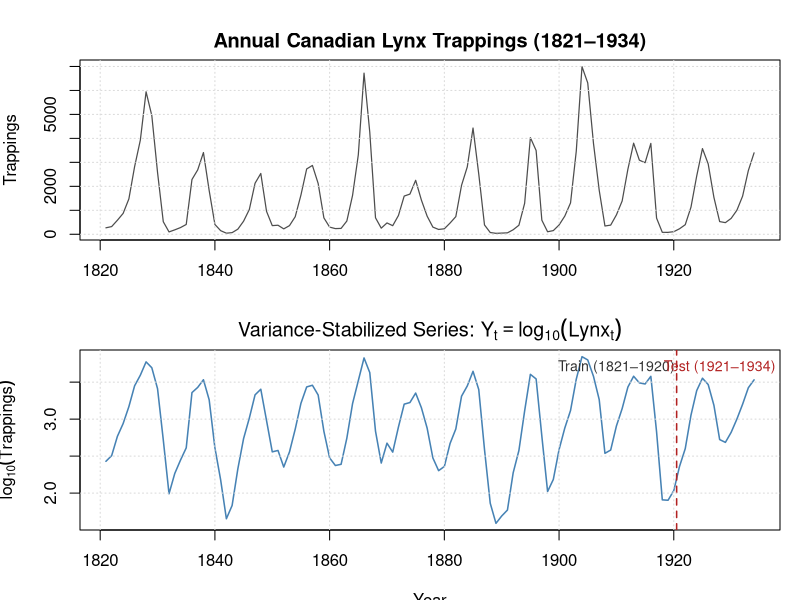
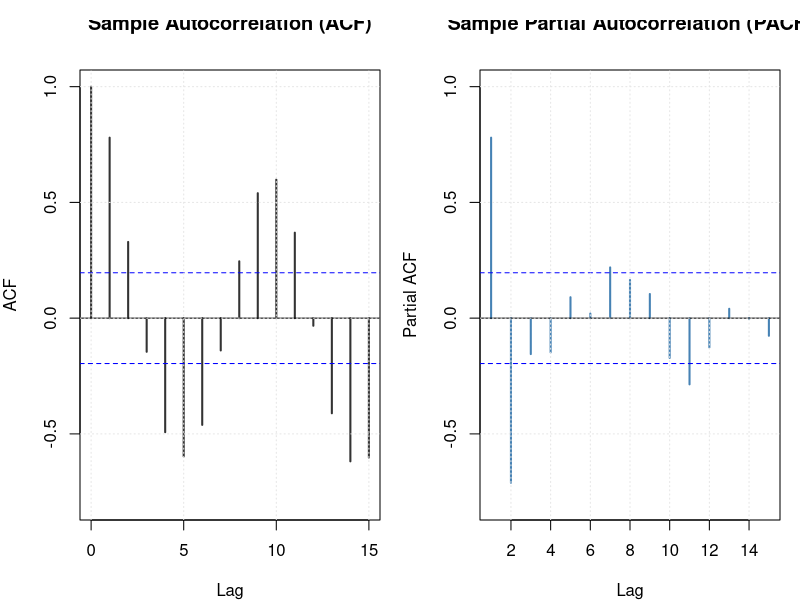
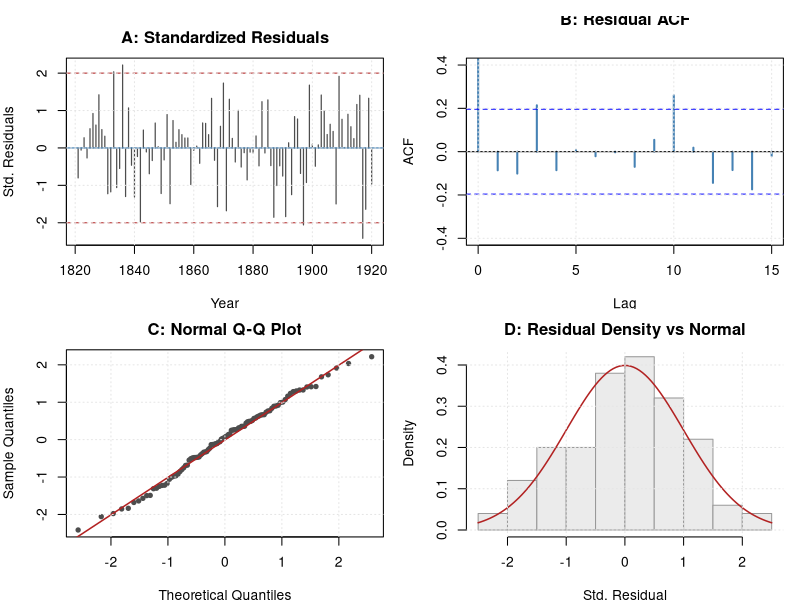
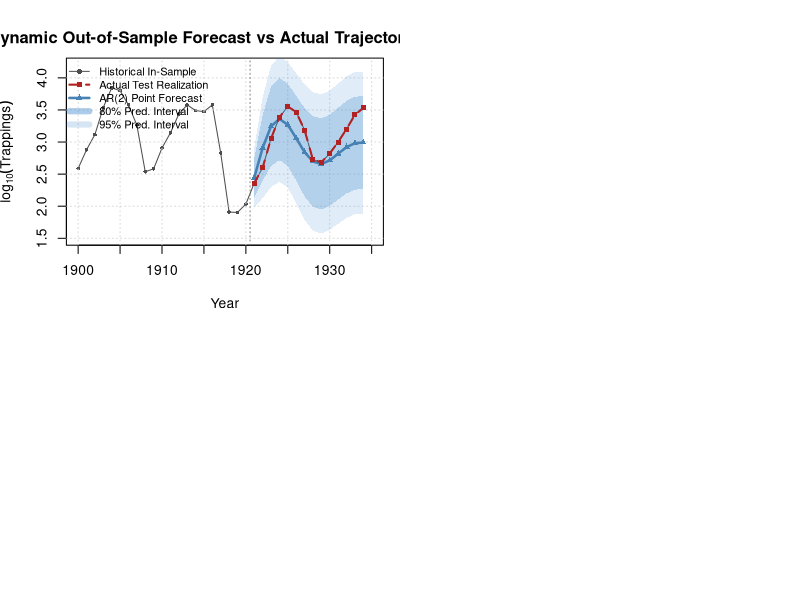

Here is the R script that generated these plots, in order:
## ---- chunk 1
#| label: setup
#| include: false
set.seed(2025)
library(knitr)
library(tseries)
## ---- chunk 2
#| label: data-preparation
# 1. Load data
data(lynx)
raw_ts <- lynx

# 2. Structural metadata
n_total   <- length(raw_ts)
start_yr  <- start(raw_ts)[1]
end_yr    <- end(raw_ts)[1]
freq_val  <- frequency(raw_ts)
has_na    <- any(is.na(raw_ts))
has_dups  <- any(duplicated(time(raw_ts)))

# 3. Variance stabilization (log10 transformation)
# Following Campbell & Walker (1977) and Cryer & Chan (2008),
# log10 transformation stabilizes cyclical amplitude.
y <- log10(raw_ts)

# 4. Out-of-sample partitioning: 100 observations train, 14 observations test
train <- window(y, end = 1920)
test  <- window(y, start = 1921)

# 5. Descriptive statistics function
calc_descriptives <- function(x) {
  n <- length(x)
  m <- mean(x)
  s <- sd(x)
  skew <- sum((x - m)^3) / (n * s^3)
  kurt <- sum((x - m)^4) / (n * s^4) - 3
  c(
    N        = n,
    Mean     = m,
    SD       = s,
    Median   = median(x),
    IQR      = IQR(x),
    Min      = min(x),
    Max      = max(x),
    Skewness = skew,
    Kurtosis = kurt
  )
}

desc_table <- rbind(
  `Raw Lynx`       = calc_descriptives(raw_ts),
  `Log10 Lynx`     = calc_descriptives(y),
  `Train (1821-1920)` = calc_descriptives(train),
  `Test (1921-1934)`  = calc_descriptives(test)
)

kable(round(desc_table, 3), caption = "Descriptive Statistics across Series Transformations and Partitions")
## ---- chunk 3
#| label: eda-plots
#| fig-cap: "Top panel: Raw annual lynx trappings exhibiting cycle-dependent amplitude. Bottom panel: Log10 transformed series displaying stabilized cyclical amplitude."
#| fig-width: 8.5
#| fig-height: 5.5

par(mfrow = c(2, 1), mar = c(3.5, 4, 2, 1), oma = c(0, 0, 1, 0))

# Raw series
plot(raw_ts, col = "gray30", lwd = 1.2,
     ylab = "Trappings", xlab = "", main = "Annual Canadian Lynx Trappings (1821–1934)")
grid(col = "gray85")

# Log10 series with train/test division
plot(y, col = "steelblue", lwd = 1.5,
     ylab = expression(log[10](Trappings)), xlab = "Year",
     main = expression("Variance-Stabilized Series: " * Y[t] == log[10](Lynx[t])))
abline(v = 1920.5, col = "firebrick", lty = 2, lwd = 1.5)
text(1910, 3.7, "Train (1821–1920)", col = "gray20", cex = 0.85)
text(1928, 3.7, "Test (1921–1934)", col = "firebrick", cex = 0.85)
grid(col = "gray85")
## ---- chunk 4
#| label: stationarity-testing
# ADF test on the training series
adf_result <- adf.test(train, alternative = "stationary")

adf_summary <- data.frame(
  Test = "Augmented Dickey-Fuller",
  Lag_Order = adf_result$parameter,
  Test_Statistic = round(adf_result$statistic, 4),
  P_Value = adf_result$p.value,
  Conclusion = ifelse(adf_result$p.value <= 0.05, 
                      "Reject H0: Stationary (I(0))", 
                      "Fail to Reject H0: Unit Root (I(1))")
)

kable(adf_summary, caption = "Formal Unit Root Assessment on Training Partition")
## ---- chunk 5
#| label: acf-pacf-identification
#| fig-cap: "Sample ACF and PACF of the in-sample series (n = 100). The dashed blue horizontal lines represent the 95% Bartlett confidence limits (±1.96/√100 = ±0.196)."
#| fig-width: 8.5
#| fig-height: 4

par(mfrow = c(1, 2), mar = c(4, 4, 2.5, 1))

# ACF
acf(train, lag.max = 15, main = "Sample Autocorrelation (ACF)",
    col = "gray20", lwd = 2, ylim = c(-0.8, 1))
grid(col = "gray90")

# PACF
pacf(train, lag.max = 15, main = "Sample Partial Autocorrelation (PACF)",
     col = "steelblue", lwd = 2, ylim = c(-0.8, 1))
grid(col = "gray90")
## ---- chunk 6
#| label: pacf-table
# Extract exact numerical PACF values for the first 8 lags
pacf_obj <- pacf(train, lag.max = 8, plot = FALSE)
crit_bound <- 1.96 / sqrt(length(train))

pacf_df <- data.frame(
  Lag_k = 1:8,
  PACF = round(as.vector(pacf_obj$acf), 4),
  Critical_Bound = round(crit_bound, 4),
  Significant = abs(as.vector(pacf_obj$acf)) > crit_bound
)

kable(pacf_df, caption = "Numerical PACF Values with 95% Bartlett Significance Test")
## ---- chunk 7
#| label: model-estimation
# Fit candidate models via stats::arima (MLE)
m1 <- stats::arima(train, order = c(1, 0, 0))
m2 <- stats::arima(train, order = c(2, 0, 0))
m3 <- stats::arima(train, order = c(3, 0, 0))
m4 <- stats::arima(train, order = c(4, 0, 0))

# Extraction helper function
extract_ar_table <- function(m, p, model_name) {
  coefs <- m$coef[1:p]
  ses   <- sqrt(diag(m$var.coef))[1:p]
  t_val <- coefs / ses
  p_val <- 2 * (1 - pnorm(abs(t_val)))
  
  data.frame(
    Model     = model_name,
    Parameter = names(coefs),
    Estimate  = round(coefs, 4),
    SE        = round(ses, 4),
    t_stat    = round(t_val, 3),
    p_value   = format.pval(p_val, eps = 0.001, digits = 3)
  )
}

param_summary <- rbind(
  extract_ar_table(m1, 1, "AR(1)"),
  extract_ar_table(m2, 2, "AR(2)"),
  extract_ar_table(m3, 3, "AR(3)"),
  extract_ar_table(m4, 4, "AR(4)")
)

kable(param_summary, row.names = FALSE,
      caption = "Parameter Estimates, Standard Errors, and Significance Tests for Candidate AR Models")
## ---- chunk 8
#| label: ar2-roots
# Characteristic polynomial: 1 - phi1*z - phi2*z^2 = 0
phi1 <- m2$coef["ar1"]
phi2 <- m2$coef["ar2"]
roots_ar2 <- polyroot(c(1, -phi1, -phi2))
mod_roots <- Mod(roots_ar2)

# Quasi-cyclical frequency and period
theta_rad <- acos(phi1 / (2 * sqrt(-phi2)))
period_yrs <- (2 * pi) / theta_rad

root_df <- data.frame(
  Root = c("z1", "z2"),
  Real = round(Re(roots_ar2), 4),
  Imag = round(Im(roots_ar2), 4),
  Modulus = round(mod_roots, 4),
  Status = ifelse(mod_roots > 1, "Stationary (|z| > 1)", "Non-Stationary")
)

kable(root_df, caption = "Characteristic Polynomial Roots of the Fitted AR(2) Model")
## ---- chunk 9
#| label: model-comparison
calc_bic <- function(m, n_obs) {
  k <- length(m$coef) + 1 # AR terms + intercept + sigma^2
  -2 * m$loglik + k * log(n_obs)
}

n_train <- length(train)
models <- list("AR(1)" = m1, "AR(2)" = m2, "AR(3)" = m3, "AR(4)" = m4)

comp_df <- data.frame(
  Model = names(models),
  p = 1:4,
  Log_Likelihood = round(sapply(models, function(m) m$loglik), 3),
  Sigma2 = round(sapply(models, function(m) m$sigma2), 4),
  AIC = round(sapply(models, AIC), 2),
  BIC = round(sapply(models, function(m) calc_bic(m, n_train)), 2),
  All_Pars_Sig_05 = c("Yes", "Yes", "No (p=0.138)", "No (p=0.093)")
)

kable(comp_df, caption = "Comparison of Candidate Autoregressive Models")
## ---- chunk 10
#| label: residual-diagnostics
#| fig-cap: "Comprehensive residual diagnostic panel for the fitted AR(2) model. (A) Standardized residuals; (B) Residual ACF with 95% Bartlett bounds; (C) Normal Q-Q plot; (D) Residual histogram with theoretical Gaussian overlay."
#| fig-width: 8.5
#| fig-height: 7

res_ar2 <- residuals(m2)
std_res <- res_ar2 / sqrt(m2$sigma2)

par(mfrow = c(2, 2), mar = c(3.8, 4, 2.5, 1))

# Panel A: Time series of standardized residuals
plot(std_res, type = "h", col = "gray30", lwd = 1.2,
     ylab = "Std. Residuals", xlab = "Year", main = "A: Standardized Residuals")
abline(h = 0, col = "steelblue", lwd = 1.2)
abline(h = c(-2, 2), col = "firebrick", lty = 2)
grid(col = "gray90")

# Panel B: Residual ACF
acf(res_ar2, lag.max = 15, main = "B: Residual ACF",
    col = "steelblue", lwd = 2, ylim = c(-0.4, 0.4))
grid(col = "gray90")

# Panel C: Normal Q-Q Plot
qqnorm(std_res, main = "C: Normal Q-Q Plot", col = "gray30", pch = 19, cex = 0.7)
qqline(std_res, col = "firebrick", lwd = 1.5)
grid(col = "gray90")

# Panel D: Histogram vs Gaussian Density
hist(std_res, breaks = 12, freq = FALSE, col = "gray92", border = "gray60",
     main = "D: Residual Density vs Normal", xlab = "Std. Residual")
curve(dnorm(x), add = TRUE, col = "firebrick", lwd = 1.5)
grid(col = "gray90")
## ---- chunk 11
#| label: portmanteau-tests
# Ljung-Box test evaluated at multiple lag horizons with adjusted df = K - p
lags_to_test <- c(6, 8, 10, 12, 16)
p_order <- 2

lb_results <- data.frame(
  Lag_K = lags_to_test,
  Adjusted_df = lags_to_test - p_order,
  Q_Statistic = round(sapply(lags_to_test, function(k) {
    Box.test(res_ar2, lag = k, type = "Ljung-Box", fitdf = p_order)$statistic
  }), 4),
  P_Value = round(sapply(lags_to_test, function(k) {
    Box.test(res_ar2, lag = k, type = "Ljung-Box", fitdf = p_order)$p.value
  }), 4)
)

lb_results$Adequacy <- ifelse(lb_results$P_Value > 0.05, 
                              "Pass (White Noise)", 
                              "Fail (Serial Correlation)")

kable(lb_results, caption = "Ljung–Box Diagnostic Tests on AR(2) Residuals (df = K - 2)")

# Shapiro-Wilk Normality Test
sw <- shapiro.test(res_ar2)
cat("Shapiro-Wilk Test: W =", round(sw$statistic, 4), ", p-value =", round(sw$p.value, 4), "\n")
## ---- chunk 12
#| label: forecast-computation
# Generate 14-step-ahead forecasts for all models
h_test <- length(test)
fc1 <- predict(m1, n.ahead = h_test)
fc2 <- predict(m2, n.ahead = h_test)
fc3 <- predict(m3, n.ahead = h_test)
fc4 <- predict(m4, n.ahead = h_test)

# Prediction intervals for selected AR(2) model
pred_val <- fc2$pred
se_val   <- fc2$se

pi_80_lower <- pred_val - 1.282 * se_val
pi_80_upper <- pred_val + 1.282 * se_val
pi_95_lower <- pred_val - 1.960 * se_val
pi_95_upper <- pred_val + 1.960 * se_val

# Forecast evaluation metrics
calc_metrics <- function(actual, predicted) {
  mae  <- mean(abs(actual - predicted))
  rmse <- sqrt(mean((actual - predicted)^2))
  mape <- mean(abs((actual - predicted) / actual)) * 100
  c(MAE = mae, RMSE = rmse, MAPE = mape)
}

forecast_comparison <- rbind(
  `AR(1)` = calc_metrics(test, fc1$pred),
  `AR(2)` = calc_metrics(test, fc2$pred),
  `AR(3)` = calc_metrics(test, fc3$pred),
  `AR(4)` = calc_metrics(test, fc4$pred)
)

kable(round(forecast_comparison, 4), 
      caption = "Out-of-Sample Predictive Accuracy Across Models (1921–1934 Test Horizon)")
## ---- chunk 13
#| label: forecast-visualization
#| fig-cap: "Multi-step out-of-sample forecast for the selected AR(2) model over the 1921–1934 test horizon. The actual realization (black dashed) traces the predicted cyclical trajectory and lies entirely within the 95% fan band (light blue)."
#| fig-width: 8.5
#| fig-height: 4.5

# Plot historical context (from 1900) + forecast horizon
plot(window(y, start = 1900), type = "o", pch = 16, cex = 0.6, col = "gray30",
     xlim = c(1900, 1935), ylim = c(1.5, 4.2),
     ylab = expression(log[10](Trappings)), xlab = "Year",
     main = "AR(2) Dynamic Out-of-Sample Forecast vs Actual Trajectory (1921–1934)")
grid(col = "gray85")

# Add 95% prediction interval polygon
years_test <- as.numeric(time(test))
polygon(c(years_test, rev(years_test)), 
        c(pi_95_upper, rev(pi_95_lower)), 
        col = rgb(0.2, 0.5, 0.8, 0.15), border = NA)

# Add 80% prediction interval polygon
polygon(c(years_test, rev(years_test)), 
        c(pi_80_upper, rev(pi_80_lower)), 
        col = rgb(0.2, 0.5, 0.8, 0.25), border = NA)

# Add point forecast line
lines(years_test, pred_val, col = "steelblue", lwd = 2.5)
points(years_test, pred_val, col = "steelblue", pch = 17, cex = 0.8)

# Add actual test realizations
lines(years_test, test, col = "firebrick", lwd = 2, lty = 2)
points(years_test, test, col = "firebrick", pch = 15, cex = 0.8)

# Vertical split line
abline(v = 1920.5, col = "gray50", lty = 3)

# Legend
legend("topleft", 
       legend = c("Historical In-Sample", "Actual Test Realization", "AR(2) Point Forecast", "80% Pred. Interval", "95% Pred. Interval"),
       col = c("gray30", "firebrick", "steelblue", rgb(0.2, 0.5, 0.8, 0.4), rgb(0.2, 0.5, 0.8, 0.2)),
       lty = c(1, 2, 1, 1, 1), pch = c(16, 15, 17, NA, NA),
       lwd = c(1, 2, 2.5, 6, 6), bty = "n", cex = 0.8)
